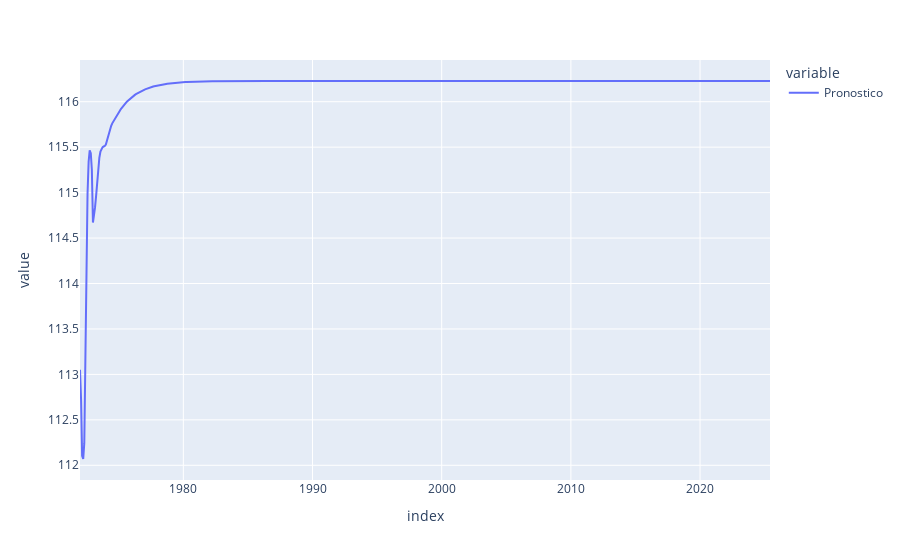

Here is the notebook cell this chart was saved with:
### Code cell
fig = px.line(df_pronostico)
fig.show()

### Figure 1 — Plotly figure (JSON) as saved in the notebook; plotly's stock layout.template omitted (floating-point values rounded to 4 significant figures; data arrays with more than 128 entries replaced by an {"elided": "..."} marker saying what was removed)
{"data": [{"hovertemplate": "variable=Pronostico<br>index=%{x}<br>value=%{y}<extra></extra>", "legendgroup": "Pronostico", "line": {"color": "#636efa", "dash": "solid"}, "marker": {"symbol": "circle"}, "mode": "lines", "name": "Pronostico", "orientation": "v", "showlegend": true, "type": "scatter", "x": {"elided": "642 str values"}, "xaxis": "x", "y": {"elided": "642 float values"}, "yaxis": "y"}], "layout": {"legend": {"title": {"text": "variable"}, "tracegroupgap": 0}, "margin": {"t": 60}, "xaxis": {"anchor": "y", "domain": [0, 1], "title": {"text": "index"}}, "yaxis": {"anchor": "x", "domain": [0, 1], "title": {"text": "value"}}}}
